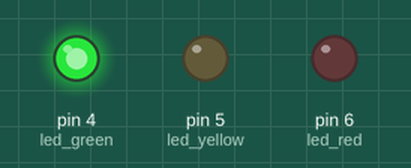
Simulated run of this sketch. Board: Arduino Uno, built with avr-gcc and run on an emulated ATmega328P. Shown: output pins drawn as LEDs (lit = HIGH).

Above: at 0.2 s.
At 1.7 s:
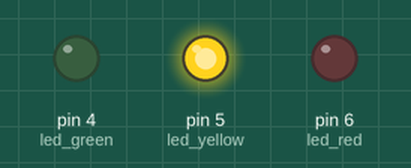
At 3.2 s:
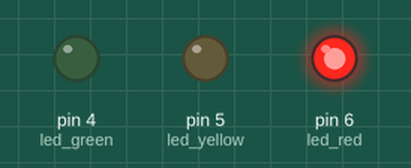
At 4.0 s:
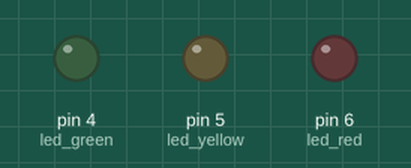
Timing chart, 0 to 5.9 s (numbered marks = the images above):
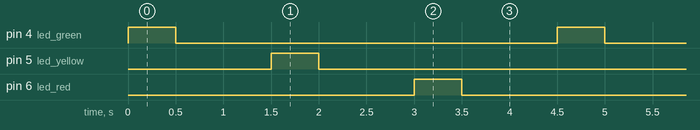

Measured:
- by itself, pin 4 (led_green), pin 5 (led_yellow), pin 6 (led_red): alternates HIGH for 0.50 s and LOW for 4.0 s
- by itself, everything shown: repeats every 4.5 s, in 6 steps

The sketch:

BlinkWithoutDelayarbaz.ino
```cpp
int led_green=4;
int led_yellow=5;
int led_red=6;
void setup ()
{
  pinMode (led_green,OUTPUT);
  pinMode (led_yellow,OUTPUT);
  pinMode (led_red,OUTPUT);
}
void loop ()
{
  digitalWrite (led_green,HIGH);
  delay(500);
  digitalWrite (led_green,LOW);
  delay(1000);
  digitalWrite (led_yellow,HIGH);
  delay(500);
  digitalWrite (led_yellow,LOW);
  delay(1000);
  digitalWrite (led_red,HIGH);
  delay(500);
  digitalWrite (led_red,LOW);
  delay(1000);
}
```
